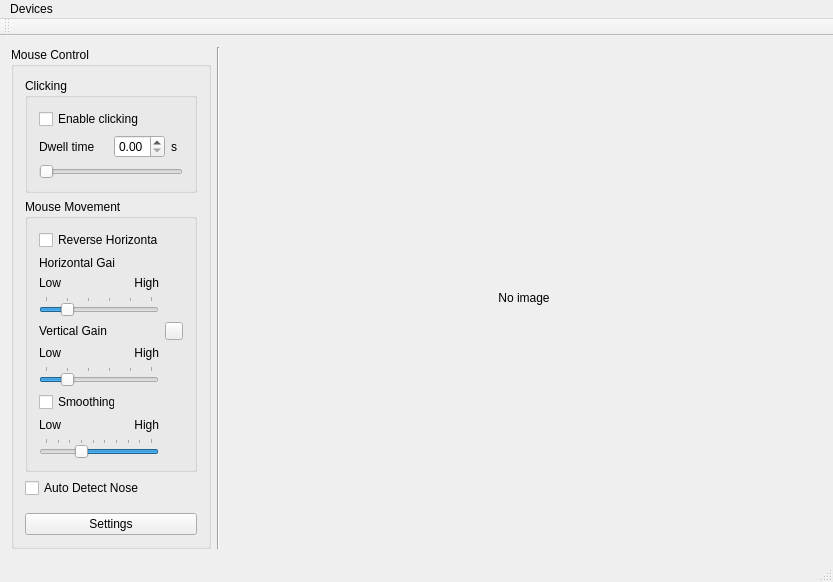
<?xml version="1.0" encoding="UTF-8"?>
<ui version="4.0">
 <class>MainWindow</class>
 <widget class="QMainWindow" name="MainWindow">
  <property name="geometry">
   <rect>
    <x>0</x>
    <y>0</y>
    <width>833</width>
    <height>582</height>
   </rect>
  </property>
  <property name="windowTitle">
   <string>MainWindow</string>
  </property>
  <widget class="QWidget" name="centralWidget">
   <layout class="QHBoxLayout" name="horizontalLayout">
    <item>
     <widget class="QGroupBox" name="groupBox">
      <property name="maximumSize">
       <size>
        <width>200</width>
        <height>16777215</height>
       </size>
      </property>
      <property name="title">
       <string>Mouse Control</string>
      </property>
      <layout class="QVBoxLayout" name="verticalLayout">
       <item>
        <widget class="QGroupBox" name="groupBox_2">
         <property name="title">
          <string>Clicking</string>
         </property>
         <layout class="QGridLayout" name="gridLayout">
          <item row="1" column="1">
           <spacer name="horizontalSpacer">
            <property name="orientation">
             <enum>Qt::Horizontal</enum>
            </property>
            <property name="sizeHint" stdset="0">
             <size>
              <width>40</width>
              <height>20</height>
             </size>
            </property>
           </spacer>
          </item>
          <item row="2" column="0" colspan="5">
           <widget class="QSlider" name="dwellSlider">
            <property name="maximum">
             <number>5000</number>
            </property>
            <property name="orientation">
             <enum>Qt::Horizontal</enum>
            </property>
            <property name="tickPosition">
             <enum>QSlider::NoTicks</enum>
            </property>
           </widget>
          </item>
          <item row="1" column="2">
           <widget class="QDoubleSpinBox" name="dwellSpinBox">
            <property name="maximumSize">
             <size>
              <width>60</width>
              <height>16777215</height>
             </size>
            </property>
            <property name="maximum">
             <double>5.000000000000000</double>
            </property>
            <property name="singleStep">
             <double>0.100000000000000</double>
            </property>
           </widget>
          </item>
          <item row="1" column="3">
           <widget class="QLabel" name="label">
            <property name="text">
             <string>s</string>
            </property>
           </widget>
          </item>
          <item row="1" column="0">
           <widget class="QLabel" name="label_8">
            <property name="text">
             <string>Dwell time</string>
            </property>
           </widget>
          </item>
          <item row="0" column="0" colspan="3">
           <widget class="QCheckBox" name="enableClickingCheckBox">
            <property name="text">
             <string>Enable clicking</string>
            </property>
           </widget>
          </item>
         </layout>
        </widget>
       </item>
       <item>
        <widget class="QGroupBox" name="groupBox_3">
         <property name="title">
          <string>Mouse Movement</string>
         </property>
         <layout class="QGridLayout" name="gridLayout_3">
          <item row="0" column="0" colspan="2">
           <widget class="QCheckBox" name="reverseHorizontalCheckBox">
            <property name="text">
             <string>Reverse Horizontal</string>
            </property>
           </widget>
          </item>
          <item row="6" column="0" colspan="2">
           <widget class="QSlider" name="verticalGainSlider">
            <property name="minimum">
             <number>3</number>
            </property>
            <property name="maximum">
             <number>18</number>
            </property>
            <property name="singleStep">
             <number>3</number>
            </property>
            <property name="value">
             <number>6</number>
            </property>
            <property name="orientation">
             <enum>Qt::Horizontal</enum>
            </property>
            <property name="invertedAppearance">
             <bool>false</bool>
            </property>
            <property name="invertedControls">
             <bool>false</bool>
            </property>
            <property name="tickPosition">
             <enum>QSlider::TicksAbove</enum>
            </property>
            <property name="tickInterval">
             <number>3</number>
            </property>
           </widget>
          </item>
          <item row="5" column="0">
           <widget class="QLabel" name="label_4">
            <property name="text">
             <string>Low</string>
            </property>
           </widget>
          </item>
          <item row="4" column="0">
           <widget class="QLabel" name="label_2">
            <property name="text">
             <string>Vertical Gain</string>
            </property>
           </widget>
          </item>
          <item row="5" column="1">
           <widget class="QLabel" name="label_5">
            <property name="text">
             <string>High</string>
            </property>
            <property name="alignment">
             <set>Qt::AlignRight|Qt::AlignTrailing|Qt::AlignVCenter</set>
            </property>
           </widget>
          </item>
          <item row="1" column="0">
           <widget class="QLabel" name="label_3">
            <property name="text">
             <string>Horizontal Gain</string>
            </property>
           </widget>
          </item>
          <item row="2" column="0">
           <widget class="QLabel" name="label_6">
            <property name="text">
             <string>Low</string>
            </property>
           </widget>
          </item>
          <item row="2" column="1">
           <widget class="QLabel" name="label_7">
            <property name="text">
             <string>High</string>
            </property>
            <property name="alignment">
             <set>Qt::AlignRight|Qt::AlignTrailing|Qt::AlignVCenter</set>
            </property>
           </widget>
          </item>
          <item row="3" column="0" colspan="2">
           <widget class="QSlider" name="horizontalGainSlider">
            <property name="minimum">
             <number>3</number>
            </property>
            <property name="maximum">
             <number>18</number>
            </property>
            <property name="singleStep">
             <number>3</number>
            </property>
            <property name="value">
             <number>6</number>
            </property>
            <property name="orientation">
             <enum>Qt::Horizontal</enum>
            </property>
            <property name="tickPosition">
             <enum>QSlider::TicksAbove</enum>
            </property>
            <property name="tickInterval">
             <number>3</number>
            </property>
           </widget>
          </item>
          <item row="4" column="2">
           <widget class="QPushButton" name="lockGainButton">
            <property name="maximumSize">
             <size>
              <width>18</width>
              <height>18</height>
             </size>
            </property>
            <property name="text">
             <string/>
            </property>
            <property name="icon">
             <iconset resource="icons.qrc">
              <normaloff>:/icons/images/lock-unlocked.png</normaloff>
              <normalon>:/icons/images/lock-locked.png</normalon>:/icons/images/lock-unlocked.png</iconset>
            </property>
            <property name="checkable">
             <bool>true</bool>
            </property>
            <property name="checked">
             <bool>false</bool>
            </property>
           </widget>
          </item>
          <item row="7" column="0">
           <widget class="QCheckBox" name="smoothingCheckBox">
            <property name="text">
             <string>Smoothing</string>
            </property>
           </widget>
          </item>
          <item row="9" column="0" colspan="2">
           <widget class="QSlider" name="smoothingSlider">
            <property name="minimum">
             <number>5</number>
            </property>
            <property name="maximum">
             <number>95</number>
            </property>
            <property name="singleStep">
             <number>5</number>
            </property>
            <property name="value">
             <number>65</number>
            </property>
            <property name="orientation">
             <enum>Qt::Horizontal</enum>
            </property>
            <property name="invertedAppearance">
             <bool>true</bool>
            </property>
            <property name="tickPosition">
             <enum>QSlider::TicksAbove</enum>
            </property>
           </widget>
          </item>
          <item row="8" column="0">
           <widget class="QLabel" name="label_9">
            <property name="text">
             <string>Low</string>
            </property>
           </widget>
          </item>
          <item row="8" column="1">
           <widget class="QLabel" name="label_10">
            <property name="text">
             <string>High</string>
            </property>
            <property name="alignment">
             <set>Qt::AlignRight|Qt::AlignTrailing|Qt::AlignVCenter</set>
            </property>
           </widget>
          </item>
         </layout>
        </widget>
       </item>
       <item>
        <widget class="QCheckBox" name="autoDetectNoseCheckBox">
         <property name="text">
          <string>Auto Detect Nose</string>
         </property>
        </widget>
       </item>
       <item>
        <spacer name="verticalSpacer">
         <property name="orientation">
          <enum>Qt::Vertical</enum>
         </property>
         <property name="sizeHint" stdset="0">
          <size>
           <width>20</width>
           <height>40</height>
          </size>
         </property>
        </spacer>
       </item>
       <item>
        <widget class="QPushButton" name="pushButton">
         <property name="text">
          <string>Settings</string>
         </property>
        </widget>
       </item>
      </layout>
     </widget>
    </item>
    <item>
     <widget class="Line" name="line">
      <property name="orientation">
       <enum>Qt::Vertical</enum>
      </property>
     </widget>
    </item>
    <item>
     <widget class="CMS::ClickableLabel" name="frameLabel">
      <property name="text">
       <string>No image</string>
      </property>
      <property name="alignment">
       <set>Qt::AlignCenter</set>
      </property>
     </widget>
    </item>
   </layout>
  </widget>
  <widget class="QMenuBar" name="menuBar">
   <property name="geometry">
    <rect>
     <x>0</x>
     <y>0</y>
     <width>833</width>
     <height>22</height>
    </rect>
   </property>
   <widget class="QMenu" name="menuDevices">
    <property name="title">
     <string>Devices</string>
    </property>
   </widget>
   <addaction name="menuDevices"/>
  </widget>
  <widget class="QToolBar" name="mainToolBar">
   <attribute name="toolBarArea">
    <enum>TopToolBarArea</enum>
   </attribute>
   <attribute name="toolBarBreak">
    <bool>false</bool>
   </attribute>
  </widget>
  <widget class="QStatusBar" name="statusBar"/>
 </widget>
 <layoutdefault spacing="6" margin="11"/>
 <customwidgets>
  <customwidget>
   <class>CMS::ClickableLabel</class>
   <extends>QLabel</extends>
   <header>ClickableLabel.h</header>
  </customwidget>
 </customwidgets>
 <resources>
  <include location="icons.qrc"/>
 </resources>
 <connections/>
</ui>
